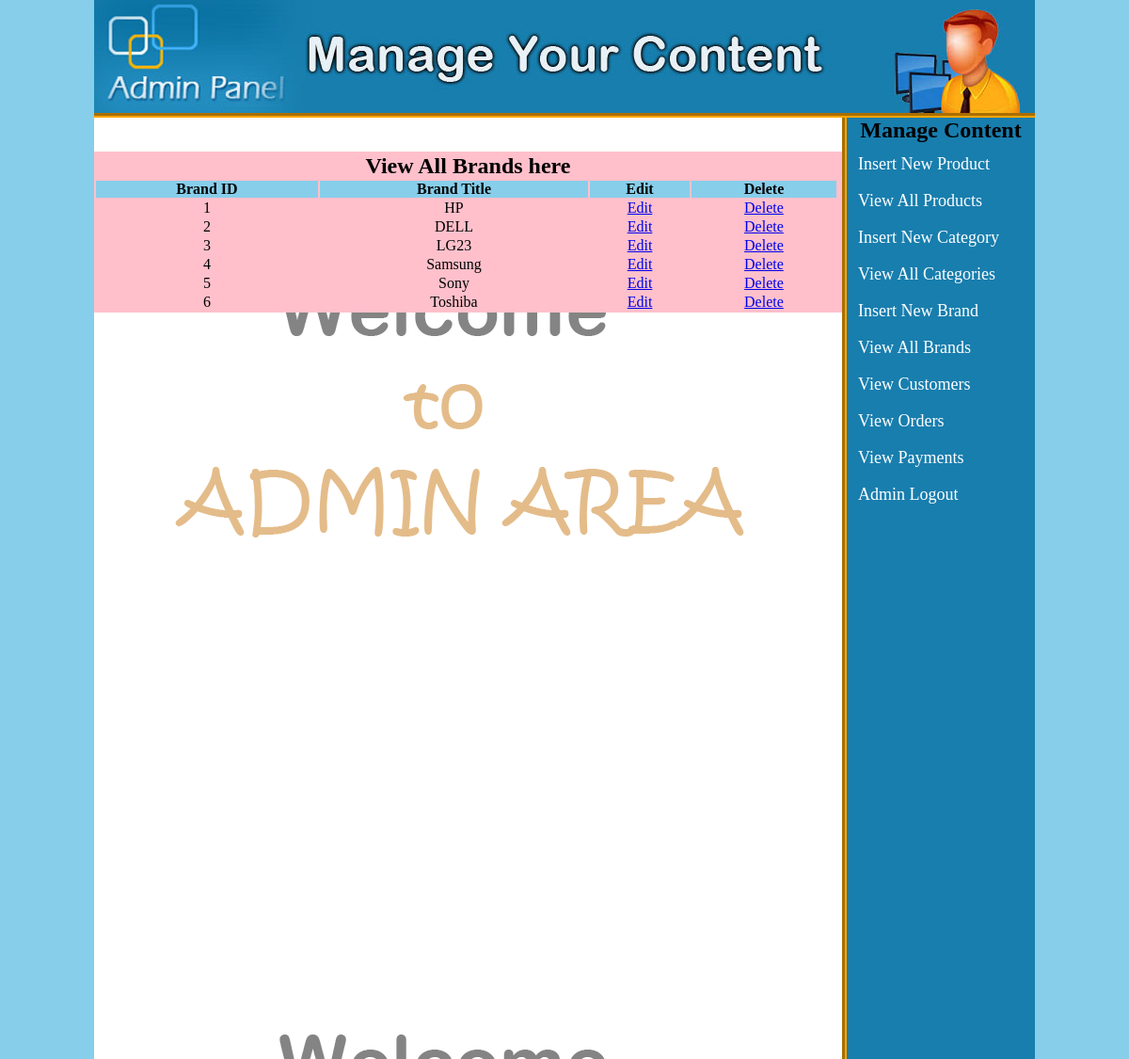
Page /admin_area/index.php?view_brands (signed in) on the committed database.
### tables this page shows
CREATE TABLE IF NOT EXISTS `brands` (
  `brand_id` int(100) NOT NULL AUTO_INCREMENT,
  `brand_title` text NOT NULL,
  PRIMARY KEY (`brand_id`)
);

### admin_area/view_brands.php (the view, shortened to what this page needs)
<table width="795" align="center" bgcolor="pink">
<tr align="center">
<td colspan="6"><h2>View All Brands here</h2></td>
</tr>
<tr align="center" bgcolor="skyblue">
<th>Brand ID</th>
<th>Brand Title</th>
<th>Edit</th>
<th>Delete</th>
</tr>
<?php
$get_brand="select * from brands";
$run_brand=mysql_query($get_brand);
$i=0;
while($row_brand=mysql_fetch_array($run_brand))
{
	$brand_id=$row_brand['brand_id'];
	$brand_title=$row_brand['brand_title'];
	$i++;
	?>
<tr align="center">
<td><?php echo $i;?></td>
<td><?php echo $brand_title; ?></td>
<td><a href="index.php?edit_brand=<?php echo $brand_id ; ?>">Edit</a></td>
<td><a href="delete_brand.php?delete_brand=<?php echo $brand_id ;?>">Delete</a></td>
</tr>
<?php } ?>
</table>

### admin_area/styles/style.css (style rules this page uses)
html, body, div, span, applet, object, iframe, h1, h2, h3, h4, h5, h6, p, blockquote, pre, a, abbr, acronym, address, big, cite, code, del, dfn, em, img, ins, kbd, q, s, samp, small, strike, strong, sub, sup, tt, var, b, u, i, center, dl, dt, dd, ol, ul, li, fieldset, form, label, legend, table, caption, tbody, tfoot, thead, tr, th, td, article, aside, canvas, details, embed, figure, figcaption, footer, header, hgroup, menu, nav, output, ruby, section, summary, time, mark, audio, video { margin: 0; padding: 0; border: 0; vertical-align: baseline; }
body { background:skyblue; }

### rows in the picture
brands: brand_title "HP"
brands: brand_title "DELL"
brands: brand_title "LG23"
brands: brand_title "Samsung"
brands: brand_title "Sony"
brands: brand_title "Toshiba"
